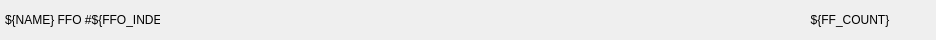
<?xml version="1.0" encoding="UTF-8"?>
<ui version="4.0">
 <class>Form</class>
 <widget class="QWidget" name="Form">
  <property name="geometry">
   <rect>
    <x>0</x>
    <y>0</y>
    <width>936</width>
    <height>40</height>
   </rect>
  </property>
  <property name="minimumSize">
   <size>
    <width>0</width>
    <height>40</height>
   </size>
  </property>
  <property name="maximumSize">
   <size>
    <width>16777215</width>
    <height>40</height>
   </size>
  </property>
  <property name="windowTitle">
   <string>Form</string>
  </property>
  <layout class="QHBoxLayout" name="horizontalLayout" stretch="0,0,0,0,0,0,0,0,0,0">
   <property name="spacing">
    <number>0</number>
   </property>
   <property name="leftMargin">
    <number>0</number>
   </property>
   <property name="topMargin">
    <number>0</number>
   </property>
   <property name="rightMargin">
    <number>0</number>
   </property>
   <property name="bottomMargin">
    <number>0</number>
   </property>
   <item>
    <widget class="QLabel" name="name_label">
     <property name="minimumSize">
      <size>
       <width>160</width>
       <height>0</height>
      </size>
     </property>
     <property name="maximumSize">
      <size>
       <width>160</width>
       <height>16777215</height>
      </size>
     </property>
     <property name="text">
      <string>${NAME} FFO #${FFO_INDEX}</string>
     </property>
     <property name="indent">
      <number>5</number>
     </property>
    </widget>
   </item>
   <item alignment="Qt::AlignVCenter">
    <widget class="PyDMByteIndicator" name="PyDMByteIndicator_3">
     <property name="enabled">
      <bool>false</bool>
     </property>
     <property name="sizePolicy">
      <sizepolicy hsizetype="Fixed" vsizetype="Preferred">
       <horstretch>0</horstretch>
       <verstretch>0</verstretch>
      </sizepolicy>
     </property>
     <property name="minimumSize">
      <size>
       <width>80</width>
       <height>32</height>
      </size>
     </property>
     <property name="maximumSize">
      <size>
       <width>80</width>
       <height>32</height>
      </size>
     </property>
     <property name="toolTip">
      <string/>
     </property>
     <property name="channel" stdset="0">
      <string>ca://${P}FFO:${FFO}:FaultHWO_RBV</string>
     </property>
     <property name="offColor" stdset="0">
      <color>
       <red>255</red>
       <green>0</green>
       <blue>0</blue>
      </color>
     </property>
     <property name="showLabels" stdset="0">
      <bool>false</bool>
     </property>
     <property name="circles" stdset="0">
      <bool>true</bool>
     </property>
    </widget>
   </item>
   <item>
    <widget class="PyDMByteIndicator" name="PyDMByteIndicator_4">
     <property name="enabled">
      <bool>false</bool>
     </property>
     <property name="sizePolicy">
      <sizepolicy hsizetype="Fixed" vsizetype="Preferred">
       <horstretch>0</horstretch>
       <verstretch>0</verstretch>
      </sizepolicy>
     </property>
     <property name="minimumSize">
      <size>
       <width>80</width>
       <height>32</height>
      </size>
     </property>
     <property name="maximumSize">
      <size>
       <width>80</width>
       <height>32</height>
      </size>
     </property>
     <property name="toolTip">
      <string/>
     </property>
     <property name="channel" stdset="0">
      <string>ca://${P}FFO:${FFO}:EnableVeto_RBV</string>
     </property>
     <property name="onColor" stdset="0">
      <color>
       <red>0</red>
       <green>150</green>
       <blue>255</blue>
      </color>
     </property>
     <property name="offColor" stdset="0">
      <color>
       <red>100</red>
       <green>100</green>
       <blue>100</blue>
      </color>
     </property>
     <property name="showLabels" stdset="0">
      <bool>false</bool>
     </property>
     <property name="circles" stdset="0">
      <bool>true</bool>
     </property>
    </widget>
   </item>
   <item>
    <widget class="PyDMByteIndicator" name="PyDMByteIndicator_5">
     <property name="enabled">
      <bool>false</bool>
     </property>
     <property name="sizePolicy">
      <sizepolicy hsizetype="Fixed" vsizetype="Preferred">
       <horstretch>0</horstretch>
       <verstretch>0</verstretch>
      </sizepolicy>
     </property>
     <property name="minimumSize">
      <size>
       <width>80</width>
       <height>32</height>
      </size>
     </property>
     <property name="maximumSize">
      <size>
       <width>80</width>
       <height>32</height>
      </size>
     </property>
     <property name="toolTip">
      <string/>
     </property>
     <property name="alarmSensitiveContent" stdset="0">
      <bool>false</bool>
     </property>
     <property name="alarmSensitiveBorder" stdset="0">
      <bool>true</bool>
     </property>
     <property name="PyDMToolTip" stdset="0">
      <string/>
     </property>
     <property name="channel" stdset="0">
      <string>ca://${P}FFO:${FFO}:RegistrationFailure_RBV</string>
     </property>
     <property name="onColor" stdset="0">
      <color>
       <red>255</red>
       <green>0</green>
       <blue>0</blue>
      </color>
     </property>
     <property name="offColor" stdset="0">
      <color>
       <red>100</red>
       <green>100</green>
       <blue>100</blue>
      </color>
     </property>
     <property name="showLabels" stdset="0">
      <bool>false</bool>
     </property>
     <property name="bigEndian" stdset="0">
      <bool>false</bool>
     </property>
     <property name="circles" stdset="0">
      <bool>true</bool>
     </property>
     <property name="numBits" stdset="0">
      <number>1</number>
     </property>
     <property name="shift" stdset="0">
      <number>0</number>
     </property>
     <property name="labels" stdset="0">
      <stringlist>
       <string>Bit 0</string>
      </stringlist>
     </property>
    </widget>
   </item>
   <item>
    <widget class="PyDMLabel" name="fault_label">
     <property name="minimumSize">
      <size>
       <width>100</width>
       <height>0</height>
      </size>
     </property>
     <property name="maximumSize">
      <size>
       <width>100</width>
       <height>16777215</height>
      </size>
     </property>
     <property name="toolTip">
      <string/>
     </property>
     <property name="alignment">
      <set>Qt::AlignCenter</set>
     </property>
     <property name="precision" stdset="0">
      <number>0</number>
     </property>
     <property name="showUnits" stdset="0">
      <bool>false</bool>
     </property>
     <property name="precisionFromPV" stdset="0">
      <bool>true</bool>
     </property>
     <property name="alarmSensitiveContent" stdset="0">
      <bool>false</bool>
     </property>
     <property name="alarmSensitiveBorder" stdset="0">
      <bool>true</bool>
     </property>
     <property name="PyDMToolTip" stdset="0">
      <string/>
     </property>
     <property name="channel" stdset="0">
      <string>loc://${P}${FFO}:FaultCount</string>
     </property>
     <property name="enableRichText" stdset="0">
      <bool>false</bool>
     </property>
    </widget>
   </item>
   <item>
    <widget class="PyDMLabel" name="bypass_label">
     <property name="minimumSize">
      <size>
       <width>100</width>
       <height>0</height>
      </size>
     </property>
     <property name="maximumSize">
      <size>
       <width>100</width>
       <height>16777215</height>
      </size>
     </property>
     <property name="toolTip">
      <string/>
     </property>
     <property name="alignment">
      <set>Qt::AlignCenter</set>
     </property>
     <property name="precision" stdset="0">
      <number>0</number>
     </property>
     <property name="showUnits" stdset="0">
      <bool>false</bool>
     </property>
     <property name="precisionFromPV" stdset="0">
      <bool>true</bool>
     </property>
     <property name="alarmSensitiveContent" stdset="0">
      <bool>false</bool>
     </property>
     <property name="alarmSensitiveBorder" stdset="0">
      <bool>true</bool>
     </property>
     <property name="PyDMToolTip" stdset="0">
      <string/>
     </property>
     <property name="channel" stdset="0">
      <string>loc://${P}${FFO}:BypassCount</string>
     </property>
     <property name="enableRichText" stdset="0">
      <bool>false</bool>
     </property>
    </widget>
   </item>
   <item>
    <widget class="PyDMLabel" name="PyDMLabel_3">
     <property name="minimumSize">
      <size>
       <width>100</width>
       <height>0</height>
      </size>
     </property>
     <property name="maximumSize">
      <size>
       <width>100</width>
       <height>16777215</height>
      </size>
     </property>
     <property name="toolTip">
      <string/>
     </property>
     <property name="alignment">
      <set>Qt::AlignCenter</set>
     </property>
     <property name="precision" stdset="0">
      <number>0</number>
     </property>
     <property name="showUnits" stdset="0">
      <bool>false</bool>
     </property>
     <property name="precisionFromPV" stdset="0">
      <bool>true</bool>
     </property>
     <property name="alarmSensitiveContent" stdset="0">
      <bool>false</bool>
     </property>
     <property name="alarmSensitiveBorder" stdset="0">
      <bool>true</bool>
     </property>
     <property name="PyDMToolTip" stdset="0">
      <string/>
     </property>
     <property name="channel" stdset="0">
      <string>loc://${P}${FFO}:RegCount</string>
     </property>
     <property name="enableRichText" stdset="0">
      <bool>false</bool>
     </property>
    </widget>
   </item>
   <item>
    <widget class="PyDMLabel" name="PyDMLabel_4">
     <property name="minimumSize">
      <size>
       <width>100</width>
       <height>0</height>
      </size>
     </property>
     <property name="maximumSize">
      <size>
       <width>100</width>
       <height>16777215</height>
      </size>
     </property>
     <property name="toolTip">
      <string/>
     </property>
     <property name="alignment">
      <set>Qt::AlignCenter</set>
     </property>
     <property name="precision" stdset="0">
      <number>0</number>
     </property>
     <property name="showUnits" stdset="0">
      <bool>false</bool>
     </property>
     <property name="precisionFromPV" stdset="0">
      <bool>true</bool>
     </property>
     <property name="alarmSensitiveContent" stdset="0">
      <bool>false</bool>
     </property>
     <property name="alarmSensitiveBorder" stdset="0">
      <bool>true</bool>
     </property>
     <property name="PyDMToolTip" stdset="0">
      <string/>
     </property>
     <property name="channel" stdset="0">
      <string>loc://${P}${FFO}:ConnCount</string>
     </property>
     <property name="enableRichText" stdset="0">
      <bool>false</bool>
     </property>
    </widget>
   </item>
   <item>
    <widget class="QLabel" name="conf_count_label">
     <property name="minimumSize">
      <size>
       <width>100</width>
       <height>0</height>
      </size>
     </property>
     <property name="maximumSize">
      <size>
       <width>100</width>
       <height>16777215</height>
      </size>
     </property>
     <property name="text">
      <string>${FF_COUNT}</string>
     </property>
     <property name="alignment">
      <set>Qt::AlignCenter</set>
     </property>
    </widget>
   </item>
   <item>
    <spacer name="horizontalSpacer">
     <property name="orientation">
      <enum>Qt::Horizontal</enum>
     </property>
     <property name="sizeHint" stdset="0">
      <size>
       <width>40</width>
       <height>20</height>
      </size>
     </property>
    </spacer>
   </item>
  </layout>
 </widget>
 <customwidgets>
  <customwidget>
   <class>PyDMLabel</class>
   <extends>QLabel</extends>
   <header>pydm.widgets.label</header>
  </customwidget>
  <customwidget>
   <class>PyDMByteIndicator</class>
   <extends>QWidget</extends>
   <header>pydm.widgets.byte</header>
  </customwidget>
 </customwidgets>
 <resources/>
 <connections/>
</ui>
